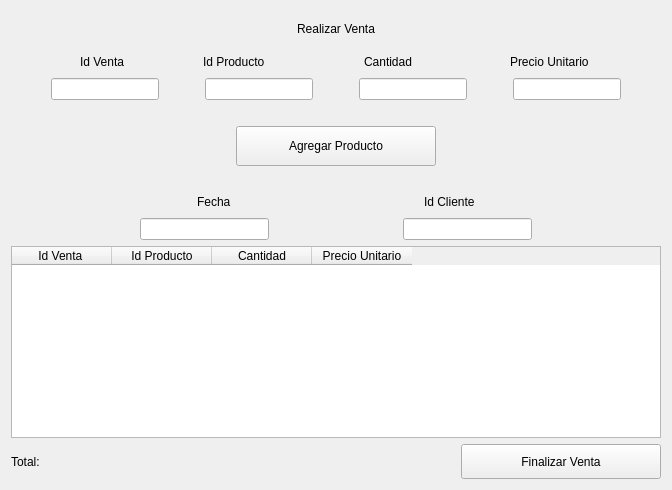
               <widget class="QWidget" name="paginaRealizarVenta">
                <layout class="QVBoxLayout" name="verticalLayout_13">
                 <item>
                  <layout class="QHBoxLayout" name="horizontalLayout_20">
                   <item>
                    <spacer name="horizontalSpacer_39">
                     <property name="orientation">
                      <enum>Qt::Horizontal</enum>
                     </property>
                     <property name="sizeHint" stdset="0">
                      <size>
                       <width>40</width>
                       <height>20</height>
                      </size>
                     </property>
                    </spacer>
                   </item>
                   <item>
                    <widget class="QLabel" name="label_5">
                     <property name="minimumSize">
                      <size>
                       <width>110</width>
                       <height>35</height>
                      </size>
                     </property>
                     <property name="text">
                      <string>Realizar Venta</string>
                     </property>
                     <property name="alignment">
                      <set>Qt::AlignCenter</set>
                     </property>
                    </widget>
                   </item>
                   <item>
                    <spacer name="horizontalSpacer_40">
                     <property name="orientation">
                      <enum>Qt::Horizontal</enum>
                     </property>
                     <property name="sizeHint" stdset="0">
                      <size>
                       <width>40</width>
                       <height>20</height>
                      </size>
                     </property>
                    </spacer>
                   </item>
                  </layout>
                 </item>
                 <item>
                  <layout class="QVBoxLayout" name="verticalLayout_12">
                   <item>
                    <layout class="QHBoxLayout" name="horizontalLayout_12">
                     <item>
                      <spacer name="horizontalSpacer_8">
                       <property name="orientation">
                        <enum>Qt::Horizontal</enum>
                       </property>
                       <property name="sizeHint" stdset="0">
                        <size>
                         <width>40</width>
                         <height>20</height>
                        </size>
                       </property>
                      </spacer>
                     </item>
                     <item>
                      <widget class="QLabel" name="label_12">
                       <property name="text">
                        <string>Id Venta</string>
                       </property>
                      </widget>
                     </item>
                     <item>
                      <spacer name="horizontalSpacer_9">
                       <property name="orientation">
                        <enum>Qt::Horizontal</enum>
                       </property>
                       <property name="sizeHint" stdset="0">
                        <size>
                         <width>40</width>
                         <height>20</height>
                        </size>
                       </property>
                      </spacer>
                     </item>
                     <item>
                      <widget class="QLabel" name="label_14">
                       <property name="styleSheet">
                        <string notr="true">padding-right: 20px;</string>
                       </property>
                       <property name="text">
                        <string>Id Producto</string>
                       </property>
                      </widget>
                     </item>
                     <item>
                      <spacer name="horizontalSpacer_10">
                       <property name="orientation">
                        <enum>Qt::Horizontal</enum>
                       </property>
                       <property name="sizeHint" stdset="0">
                        <size>
                         <width>40</width>
                         <height>20</height>
                        </size>
                       </property>
                      </spacer>
                     </item>
                     <item>
                      <widget class="QLabel" name="label_17">
                       <property name="text">
                        <string>Cantidad</string>
                       </property>
                      </widget>
                     </item>
                     <item>
                      <spacer name="horizontalSpacer_11">
                       <property name="orientation">
                        <enum>Qt::Horizontal</enum>
                       </property>
                       <property name="sizeHint" stdset="0">
                        <size>
                         <width>40</width>
                         <height>20</height>
                        </size>
                       </property>
                      </spacer>
                     </item>
                     <item>
                      <widget class="QLabel" name="label_23">
                       <property name="styleSheet">
                        <string notr="true">padding-left: 20px;
</string>
                       </property>
                       <property name="text">
                        <string>Precio Unitario</string>
                       </property>
                      </widget>
                     </item>
                     <item>
                      <spacer name="horizontalSpacer_17">
                       <property name="orientation">
                        <enum>Qt::Horizontal</enum>
                       </property>
                       <property name="sizeHint" stdset="0">
                        <size>
                         <width>40</width>
                         <height>20</height>
                        </size>
                       </property>
                      </spacer>
                     </item>
                    </layout>
                   </item>
                   <item>
                    <layout class="QHBoxLayout" name="horizontalLayout_13">
                     <item>
                      <spacer name="horizontalSpacer_12">
                       <property name="orientation">
                        <enum>Qt::Horizontal</enum>
                       </property>
                       <property name="sizeHint" stdset="0">
                        <size>
                         <width>40</width>
                         <height>20</height>
                        </size>
                       </property>
                      </spacer>
                     </item>
                     <item>
                      <widget class="QLineEdit" name="lineEditIdVentaRealizarVenta">
                       <property name="maximumSize">
                        <size>
                         <width>110</width>
                         <height>16777215</height>
                        </size>
                       </property>
                      </widget>
                     </item>
                     <item>
                      <spacer name="horizontalSpacer_13">
                       <property name="orientation">
                        <enum>Qt::Horizontal</enum>
                       </property>
                       <property name="sizeHint" stdset="0">
                        <size>
                         <width>40</width>
                         <height>20</height>
                        </size>
                       </property>
                      </spacer>
                     </item>
                     <item>
                      <widget class="QLineEdit" name="lineEditIdProductoRealizarVenta"/>
                     </item>
                     <item>
                      <spacer name="horizontalSpacer_14">
                       <property name="orientation">
                        <enum>Qt::Horizontal</enum>
                       </property>
                       <property name="sizeHint" stdset="0">
                        <size>
                         <width>40</width>
                         <height>20</height>
                        </size>
                       </property>
                      </spacer>
                     </item>
                     <item>
                      <widget class="QLineEdit" name="lineEditCantidadRealizarVenta"/>
                     </item>
                     <item>
                      <spacer name="horizontalSpacer_15">
                       <property name="orientation">
                        <enum>Qt::Horizontal</enum>
                       </property>
                       <property name="sizeHint" stdset="0">
                        <size>
                         <width>40</width>
                         <height>20</height>
                        </size>
                       </property>
                      </spacer>
                     </item>
                     <item>
                      <widget class="QLineEdit" name="lineEditPrecioUnitarioRealizarVenta"/>
                     </item>
                     <item>
                      <spacer name="horizontalSpacer_19">
                       <property name="orientation">
                        <enum>Qt::Horizontal</enum>
                       </property>
                       <property name="sizeHint" stdset="0">
                        <size>
                         <width>40</width>
                         <height>20</height>
                        </size>
                       </property>
                      </spacer>
                     </item>
                    </layout>
                   </item>
                  </layout>
                 </item>
                 <item>
                  <layout class="QHBoxLayout" name="horizontalLayout_19"/>
                 </item>
                 <item>
                  <layout class="QHBoxLayout" name="horizontalLayout_21">
                   <item>
                    <spacer name="horizontalSpacer_42">
                     <property name="orientation">
                      <enum>Qt::Horizontal</enum>
                     </property>
                     <property name="sizeHint" stdset="0">
                      <size>
                       <width>40</width>
                       <height>20</height>
                      </size>
                     </property>
                    </spacer>
                   </item>
                   <item>
                    <widget class="QPushButton" name="botonAgregarProductoVenta">
                     <property name="minimumSize">
                      <size>
                       <width>200</width>
                       <height>80</height>
                      </size>
                     </property>
                     <property name="maximumSize">
                      <size>
                       <width>200</width>
                       <height>16777215</height>
                      </size>
                     </property>
                     <property name="styleSheet">
                      <string notr="true">margin-top: 20px;
margin-bottom: 20px;</string>
                     </property>
                     <property name="text">
                      <string>Agregar Producto</string>
                     </property>
                    </widget>
                   </item>
                   <item>
                    <spacer name="horizontalSpacer_46">
                     <property name="orientation">
                      <enum>Qt::Horizontal</enum>
                     </property>
                     <property name="sizeHint" stdset="0">
                      <size>
                       <width>40</width>
                       <height>20</height>
                      </size>
                     </property>
                    </spacer>
                   </item>
                  </layout>
                 </item>
                 <item>
                  <layout class="QHBoxLayout" name="horizontalLayout_18">
                   <item>
                    <spacer name="horizontalSpacer_48">
                     <property name="orientation">
                      <enum>Qt::Horizontal</enum>
                     </property>
                     <property name="sizeHint" stdset="0">
                      <size>
                       <width>40</width>
                       <height>20</height>
                      </size>
                     </property>
                    </spacer>
                   </item>
                   <item>
                    <widget class="QLabel" name="label_9">
                     <property name="maximumSize">
                      <size>
                       <width>200</width>
                       <height>16777215</height>
                      </size>
                     </property>
                     <property name="text">
                      <string>Fecha</string>
                     </property>
                    </widget>
                   </item>
                   <item>
                    <spacer name="horizontalSpacer_18">
                     <property name="orientation">
                      <enum>Qt::Horizontal</enum>
                     </property>
                     <property name="sizeHint" stdset="0">
                      <size>
                       <width>40</width>
                       <height>20</height>
                      </size>
                     </property>
                    </spacer>
                   </item>
                   <item>
                    <widget class="QLabel" name="label_18">
                     <property name="text">
                      <string>Id Cliente</string>
                     </property>
                    </widget>
                   </item>
                   <item>
                    <spacer name="horizontalSpacer_49">
                     <property name="orientation">
                      <enum>Qt::Horizontal</enum>
                     </property>
                     <property name="sizeHint" stdset="0">
                      <size>
                       <width>40</width>
                       <height>20</height>
                      </size>
                     </property>
                    </spacer>
                   </item>
                  </layout>
                 </item>
                 <item>
                  <layout class="QHBoxLayout" name="horizontalLayout_17">
                   <item>
                    <spacer name="horizontalSpacer_47">
                     <property name="orientation">
                      <enum>Qt::Horizontal</enum>
                     </property>
                     <property name="sizeHint" stdset="0">
                      <size>
                       <width>40</width>
                       <height>20</height>
                      </size>
                     </property>
                    </spacer>
                   </item>
                   <item>
                    <widget class="QLineEdit" name="lineEditIdVentaRealizarVentaFecha">
                     <property name="maximumSize">
                      <size>
                       <width>200</width>
                       <height>16777215</height>
                      </size>
                     </property>
                    </widget>
                   </item>
                   <item>
                    <spacer name="horizontalSpacer_16">
                     <property name="orientation">
                      <enum>Qt::Horizontal</enum>
                     </property>
                     <property name="sizeHint" stdset="0">
                      <size>
                       <width>40</width>
                       <height>20</height>
                      </size>
                     </property>
                    </spacer>
                   </item>
                   <item>
                    <widget class="QLineEdit" name="lineEditIdVentaRealizarVentaIdCliente">
                     <property name="maximumSize">
                      <size>
                       <width>200</width>
                       <height>16777215</height>
                      </size>
                     </property>
                    </widget>
                   </item>
                   <item>
                    <spacer name="horizontalSpacer_50">
                     <property name="orientation">
                      <enum>Qt::Horizontal</enum>
                     </property>
                     <property name="sizeHint" stdset="0">
                      <size>
                       <width>40</width>
                       <height>20</height>
                      </size>
                     </property>
                    </spacer>
                   </item>
                  </layout>
                 </item>
                 <item>
                  <widget class="QTableWidget" name="tablaRealizarVentaProductos">
                   <column>
                    <property name="text">
                     <string>Id Venta </string>
                    </property>
                   </column>
                   <column>
                    <property name="text">
                     <string>Id Producto</string>
                    </property>
                   </column>
                   <column>
                    <property name="text">
                     <string>Cantidad</string>
                    </property>
                   </column>
                   <column>
                    <property name="text">
                     <string>Precio Unitario</string>
                    </property>
                   </column>
                  </widget>
                 </item>
                 <item>
                  <layout class="QHBoxLayout" name="horizontalLayout">
                   <item>
                    <widget class="QLabel" name="signalRealizarVenta">
                     <property name="minimumSize">
                      <size>
                       <width>110</width>
                       <height>35</height>
                      </size>
                     </property>
                     <property name="text">
                      <string>Total:</string>
                     </property>
                    </widget>
                   </item>
                   <item>
                    <widget class="QLabel" name="signalTotalVenta">
                     <property name="minimumSize">
                      <size>
                       <width>200</width>
                       <height>0</height>
                      </size>
                     </property>
                     <property name="text">
                      <string/>
                     </property>
                    </widget>
                   </item>
                   <item>
                    <spacer name="horizontalSpacer">
                     <property name="orientation">
                      <enum>Qt::Horizontal</enum>
                     </property>
                     <property name="sizeHint" stdset="0">
                      <size>
                       <width>40</width>
                       <height>20</height>
                      </size>
                     </property>
                    </spacer>
                   </item>
                   <item>
                    <widget class="QPushButton" name="botonFinalizarVenta">
                     <property name="minimumSize">
                      <size>
                       <width>200</width>
                       <height>35</height>
                      </size>
                     </property>
                     <property name="text">
                      <string>Finalizar Venta</string>
                     </property>
                    </widget>
                   </item>
                  </layout>
                 </item>
                </layout>
               </widget>
